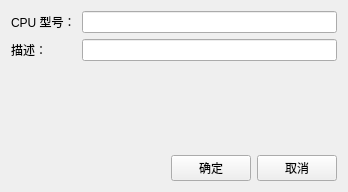
<?xml version="1.0" encoding="UTF-8"?>
<ui version="4.0">
 <class>CpuInfoDlg</class>
 <widget class="QWidget" name="CpuInfoDlg">
  <property name="geometry">
   <rect>
    <x>0</x>
    <y>0</y>
    <width>348</width>
    <height>192</height>
   </rect>
  </property>
  <property name="windowTitle">
   <string>Form</string>
  </property>
  <layout class="QGridLayout" name="gridLayout">
   <item row="0" column="0">
    <layout class="QFormLayout" name="formLayout">
     <item row="0" column="0">
      <widget class="QLabel" name="label">
       <property name="text">
        <string>CPU 型号：</string>
       </property>
      </widget>
     </item>
     <item row="0" column="1">
      <widget class="QLineEdit" name="lineEdit_cpu"/>
     </item>
     <item row="1" column="0">
      <widget class="QLabel" name="label_2">
       <property name="text">
        <string>描述：</string>
       </property>
      </widget>
     </item>
     <item row="1" column="1">
      <widget class="QLineEdit" name="lineEdit_desc"/>
     </item>
    </layout>
   </item>
   <item row="1" column="0">
    <layout class="QHBoxLayout" name="horizontalLayout">
     <item>
      <spacer name="horizontalSpacer">
       <property name="orientation">
        <enum>Qt::Horizontal</enum>
       </property>
       <property name="sizeHint" stdset="0">
        <size>
         <width>40</width>
         <height>20</height>
        </size>
       </property>
      </spacer>
     </item>
     <item>
      <widget class="QPushButton" name="pushButton_confirm">
       <property name="text">
        <string>确定</string>
       </property>
      </widget>
     </item>
     <item>
      <widget class="QPushButton" name="pushButton_cancel">
       <property name="text">
        <string>取消</string>
       </property>
      </widget>
     </item>
    </layout>
   </item>
  </layout>
 </widget>
 <resources/>
 <connections/>
</ui>
